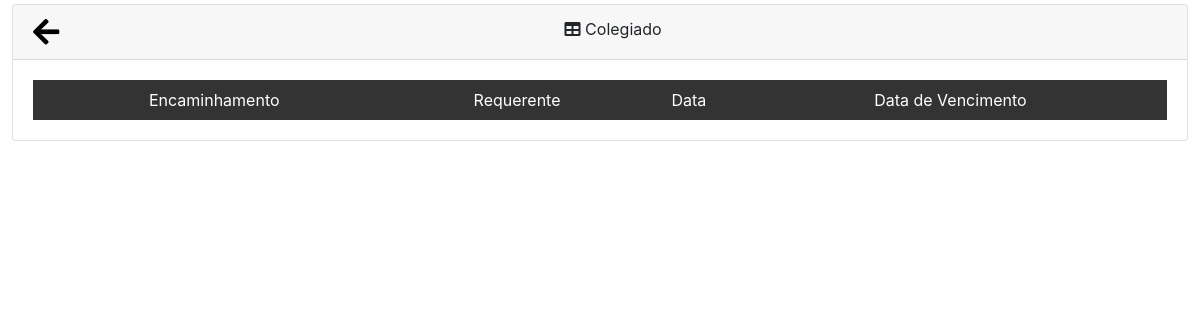
Page /baixasColegiado.php on the earlier database version.
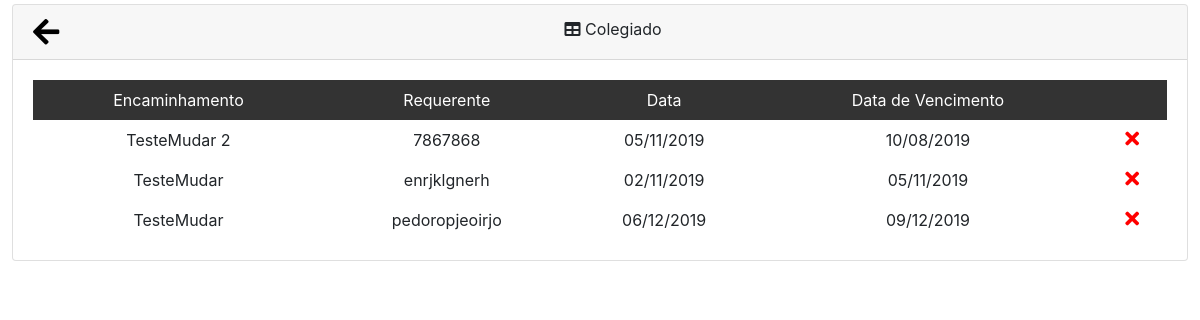
Same page on the later database version.
### tables this page shows
CREATE TABLE `addprotocolos` (
  `Id` int(11) NOT NULL,
  `nome` varchar(255) NOT NULL,
  `atendente` varchar(255) NOT NULL,
  `curso` varchar(255) NOT NULL,
  `historico` varchar(255) NOT NULL,
  `data` date NOT NULL,
  `observacao` varchar(1000) NOT NULL,
  `numproto` varchar(255) NOT NULL,
  `ra` varchar(50) NOT NULL,
  `obsevacaocolegiado` varchar(255) NOT NULL,
  `cursocolegiado` varchar(255) NOT NULL,
  `encaminhamento` varchar(255) NOT NULL,
  `encaminhamentocolegiado` varchar(255) NOT NULL,
  `vencimento` varchar(255) NOT NULL,
  `dataretirada` date NOT NULL,
  `hora` time NOT NULL,
  `datavencimento` date NOT NULL,
  `statusColeg` tinyint(1) NOT NULL,
  `status` tinyint(1) NOT NULL
);

### baixasColegiado.php (the view, shortened to what this page needs)
<!DOCTYPE html>
<html>
<head>
		<link rel="stylesheet" href="https://stackpath.bootstrapcdn.com/bootstrap/4.1.3/css/bootstrap.min.css">
	    <link rel="stylesheet" href="https://use.fontawesome.com/releases/v5.7.2/css/all.css">
	    <link rel="stylesheet" type="text/css" media="screen" href="menu.css" />
</head>
<body>
<div class="card mb-3 mt-1" style="width: 98%;left:1%;">
        <div class="card-header text-center" >
            <a href="menu.php" style="color: black;"><i class="fas fa-arrow-left" title="Voltar" style="float: left;font-size: 30px;"></i></a>
            <i class="fas fa-table "></i>
              Colegiado
        </div>
            <div class="card-body">
            	 <div id="resultados">
                  <?php
                    $servidor="localhost";
                    $usuario="root";
                    $senha="";
                    $bancodedados="protocolos";
                    $mysqli=new mysqli($servidor,$usuario,$senha,$bancodedados);
                    $sql=$mysqli->prepare('select id,encaminhamento,nome,data,datavencimento from addprotocolos WHERE statusColeg=1 ORDER BY datavencimento ASC');
                    $sql->execute();
                    $sql->bind_result($id,$encaminhamento,$nome,$data,$vencimento);
                    echo "
                        <table>
                            <thead>
                                <tr>
                                    <td >Encaminhamento</td>
                                    <td>Requerente</td>
                                    <td>Data</td>
                                    <td>Data de Vencimento</td>
                                    <td></td>
                                </tr>
                            </thead>
                            <tbody>
                    ";
                    while($sql->fetch()){
                      $datapostada = date("d/m/Y", strtotime ($data));
                      $datavencimento3 = date("d/m/Y", strtotime ($vencimento));
                        echo "
                            <tr >
                                <td>$encaminhamento</td>
                                <td>$nome</td>
                                <td>$datapostada</td>
                                <td>$datavencimento3</td>"; ?>
                                <td>
                                  <button id="confirmar" onclick="estadoColeg(<?php echo $id; ?>)" style="cursor: pointer;">
                                   <i class="fas fa-times" style="font-size: 20px;color: red;" title="Cancelar"></i>
                                  </button>
                                </td>
                            </tr>
                      <?php
                  }
                    echo "
                        </tbody>
                    </table>
                    ";
                    ?>
                </div>
           	</div>
</div>
</body>
</html>

Differences in the rows shown:
now on this page (row edited): addprotocolos: encaminhamento "TesteMudar 2", nome "7867868", data "05/11/2019", datavencimento "10/08/2019"
now on this page (row edited): addprotocolos: encaminhamento "TesteMudar", nome "enrjklgnerh", data "02/11/2019", datavencimento "05/11/2019"
now on this page (row edited): addprotocolos: encaminhamento "TesteMudar", nome "pedoropjeoirjo", data "06/12/2019", datavencimento "09/12/2019"
